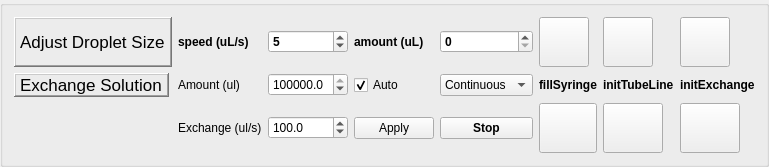
              <widget class="QGroupBox" name="groupBox_2">
               <property name="sizePolicy">
                <sizepolicy hsizetype="Minimum" vsizetype="Fixed">
                 <horstretch>0</horstretch>
                 <verstretch>0</verstretch>
                </sizepolicy>
               </property>
               <property name="maximumSize">
                <size>
                 <width>16777215</width>
                 <height>7000</height>
                </size>
               </property>
               <property name="font">
                <font>
                 <weight>75</weight>
                 <bold>true</bold>
                </font>
               </property>
               <property name="title">
                <string/>
               </property>
               <layout class="QGridLayout" name="gridLayout_2">
                <item row="2" column="0">
                 <widget class="QLabel" name="label_23">
                  <property name="sizePolicy">
                   <sizepolicy hsizetype="Fixed" vsizetype="Preferred">
                    <horstretch>0</horstretch>
                    <verstretch>0</verstretch>
                   </sizepolicy>
                  </property>
                  <property name="font">
                   <font>
                    <pointsize>13</pointsize>
                    <weight>50</weight>
                    <bold>false</bold>
                   </font>
                  </property>
                  <property name="frameShape">
                   <enum>QFrame::WinPanel</enum>
                  </property>
                  <property name="frameShadow">
                   <enum>QFrame::Raised</enum>
                  </property>
                  <property name="text">
                   <string>Exchange Solution</string>
                  </property>
                 </widget>
                </item>
                <item row="0" column="6">
                 <widget class="QSpinBox" name="spinBox_amount">
                  <property name="maximum">
                   <number>10000</number>
                  </property>
                 </widget>
                </item>
                <item row="2" column="1">
                 <widget class="QLabel" name="label_43">
                  <property name="sizePolicy">
                   <sizepolicy hsizetype="Fixed" vsizetype="Preferred">
                    <horstretch>0</horstretch>
                    <verstretch>0</verstretch>
                   </sizepolicy>
                  </property>
                  <property name="font">
                   <font>
                    <weight>50</weight>
                    <bold>false</bold>
                   </font>
                  </property>
                  <property name="text">
                   <string>Amount (ul)</string>
                  </property>
                 </widget>
                </item>
                <item row="2" column="6">
                 <widget class="QComboBox" name="comboBox_exchange_mode">
                  <property name="sizePolicy">
                   <sizepolicy hsizetype="Fixed" vsizetype="Fixed">
                    <horstretch>0</horstretch>
                    <verstretch>0</verstretch>
                   </sizepolicy>
                  </property>
                  <property name="maximumSize">
                   <size>
                    <width>120</width>
                    <height>16777215</height>
                   </size>
                  </property>
                  <property name="font">
                   <font>
                    <weight>50</weight>
                    <bold>false</bold>
                   </font>
                  </property>
                  <item>
                   <property name="text">
                    <string>Continuous</string>
                   </property>
                  </item>
                  <item>
                   <property name="text">
                    <string>Intermittent</string>
                   </property>
                  </item>
                 </widget>
                </item>
                <item row="0" column="8">
                 <widget class="QPushButton" name="pushButton_fill_init_mode">
                  <property name="sizePolicy">
                   <sizepolicy hsizetype="Fixed" vsizetype="Fixed">
                    <horstretch>0</horstretch>
                    <verstretch>0</verstretch>
                   </sizepolicy>
                  </property>
                  <property name="minimumSize">
                   <size>
                    <width>50</width>
                    <height>50</height>
                   </size>
                  </property>
                  <property name="maximumSize">
                   <size>
                    <width>50</width>
                    <height>50</height>
                   </size>
                  </property>
                  <property name="font">
                   <font>
                    <weight>50</weight>
                    <bold>false</bold>
                   </font>
                  </property>
                  <property name="toolTip">
                   <string notr="true" comment="hello" extracomment="hello"/>
                  </property>
                  <property name="toolTipDuration">
                   <number>4000</number>
                  </property>
                  <property name="statusTip">
                   <string extracomment="hello"/>
                  </property>
                  <property name="whatsThis">
                   <string extracomment="hello"/>
                  </property>
                  <property name="text">
                   <string/>
                  </property>
                 </widget>
                </item>
                <item row="0" column="1">
                 <widget class="QLabel" name="label_3">
                  <property name="sizePolicy">
                   <sizepolicy hsizetype="Fixed" vsizetype="Preferred">
                    <horstretch>0</horstretch>
                    <verstretch>0</verstretch>
                   </sizepolicy>
                  </property>
                  <property name="text">
                   <string>speed (uL/s)</string>
                  </property>
                 </widget>
                </item>
                <item row="0" column="9">
                 <widget class="QPushButton" name="pushButton_dispense_init_mode">
                  <property name="sizePolicy">
                   <sizepolicy hsizetype="Fixed" vsizetype="Fixed">
                    <horstretch>0</horstretch>
                    <verstretch>0</verstretch>
                   </sizepolicy>
                  </property>
                  <property name="minimumSize">
                   <size>
                    <width>50</width>
                    <height>50</height>
                   </size>
                  </property>
                  <property name="maximumSize">
                   <size>
                    <width>50</width>
                    <height>50</height>
                   </size>
                  </property>
                  <property name="font">
                   <font>
                    <weight>50</weight>
                    <bold>false</bold>
                   </font>
                  </property>
                  <property name="text">
                   <string/>
                  </property>
                 </widget>
                </item>
                <item row="0" column="0">
                 <widget class="QLabel" name="label_14">
                  <property name="sizePolicy">
                   <sizepolicy hsizetype="Fixed" vsizetype="Preferred">
                    <horstretch>0</horstretch>
                    <verstretch>0</verstretch>
                   </sizepolicy>
                  </property>
                  <property name="font">
                   <font>
                    <pointsize>13</pointsize>
                    <weight>50</weight>
                    <bold>false</bold>
                    <strikeout>false</strikeout>
                   </font>
                  </property>
                  <property name="frameShape">
                   <enum>QFrame::WinPanel</enum>
                  </property>
                  <property name="frameShadow">
                   <enum>QFrame::Raised</enum>
                  </property>
                  <property name="text">
                   <string>Adjust Droplet Size</string>
                  </property>
                 </widget>
                </item>
                <item row="2" column="3">
                 <widget class="QDoubleSpinBox" name="doubleSpinBox_exchange_amount">
                  <property name="sizePolicy">
                   <sizepolicy hsizetype="Fixed" vsizetype="Fixed">
                    <horstretch>0</horstretch>
                    <verstretch>0</verstretch>
                   </sizepolicy>
                  </property>
                  <property name="minimumSize">
                   <size>
                    <width>80</width>
                    <height>0</height>
                   </size>
                  </property>
                  <property name="font">
                   <font>
                    <weight>50</weight>
                    <bold>false</bold>
                   </font>
                  </property>
                  <property name="decimals">
                   <number>1</number>
                  </property>
                  <property name="maximum">
                   <double>250000.000000000000000</double>
                  </property>
                  <property name="singleStep">
                   <double>1.000000000000000</double>
                  </property>
                  <property name="value">
                   <double>250000.000000000000000</double>
                  </property>
                 </widget>
                </item>
                <item row="0" column="4">
                 <widget class="QLabel" name="label_46">
                  <property name="text">
                   <string>amount (uL)</string>
                  </property>
                 </widget>
                </item>
                <item row="0" column="3">
                 <widget class="QSpinBox" name="spinBox_speed">
                  <property name="maximum">
                   <number>1000</number>
                  </property>
                  <property name="value">
                   <number>5</number>
                  </property>
                 </widget>
                </item>
                <item row="2" column="8">
                 <widget class="QLabel" name="label_24">
                  <property name="text">
                   <string>fillSyringe</string>
                  </property>
                 </widget>
                </item>
                <item row="3" column="1">
                 <widget class="QLabel" name="label">
                  <property name="sizePolicy">
                   <sizepolicy hsizetype="Fixed" vsizetype="Preferred">
                    <horstretch>0</horstretch>
                    <verstretch>0</verstretch>
                   </sizepolicy>
                  </property>
                  <property name="font">
                   <font>
                    <weight>50</weight>
                    <bold>false</bold>
                   </font>
                  </property>
                  <property name="text">
                   <string>Exchange (ul/s)</string>
                  </property>
                 </widget>
                </item>
                <item row="2" column="4">
                 <widget class="QCheckBox" name="checkBox_auto">
                  <property name="sizePolicy">
                   <sizepolicy hsizetype="Fixed" vsizetype="Fixed">
                    <horstretch>0</horstretch>
                    <verstretch>0</verstretch>
                   </sizepolicy>
                  </property>
                  <property name="font">
                   <font>
                    <weight>50</weight>
                    <bold>false</bold>
                   </font>
                  </property>
                  <property name="text">
                   <string>Auto</string>
                  </property>
                  <property name="checked">
                   <bool>true</bool>
                  </property>
                 </widget>
                </item>
                <item row="3" column="3">
                 <widget class="QDoubleSpinBox" name="doubleSpinBox">
                  <property name="sizePolicy">
                   <sizepolicy hsizetype="Fixed" vsizetype="Fixed">
                    <horstretch>0</horstretch>
                    <verstretch>0</verstretch>
                   </sizepolicy>
                  </property>
                  <property name="minimumSize">
                   <size>
                    <width>80</width>
                    <height>0</height>
                   </size>
                  </property>
                  <property name="maximumSize">
                   <size>
                    <width>80</width>
                    <height>16777215</height>
                   </size>
                  </property>
                  <property name="font">
                   <font>
                    <weight>50</weight>
                    <bold>false</bold>
                   </font>
                  </property>
                  <property name="decimals">
                   <number>1</number>
                  </property>
                  <property name="maximum">
                   <double>5000.000000000000000</double>
                  </property>
                  <property name="singleStep">
                   <double>1.000000000000000</double>
                  </property>
                  <property name="value">
                   <double>100.000000000000000</double>
                  </property>
                 </widget>
                </item>
                <item row="3" column="4">
                 <widget class="QPushButton" name="pushButton_2">
                  <property name="sizePolicy">
                   <sizepolicy hsizetype="Fixed" vsizetype="Fixed">
                    <horstretch>0</horstretch>
                    <verstretch>0</verstretch>
                   </sizepolicy>
                  </property>
                  <property name="font">
                   <font>
                    <weight>50</weight>
                    <bold>false</bold>
                   </font>
                  </property>
                  <property name="text">
                   <string>Apply</string>
                  </property>
                 </widget>
                </item>
                <item row="3" column="8">
                 <widget class="QPushButton" name="pushButton_fill_syringe">
                  <property name="minimumSize">
                   <size>
                    <width>50</width>
                    <height>50</height>
                   </size>
                  </property>
                  <property name="maximumSize">
                   <size>
                    <width>60</width>
                    <height>60</height>
                   </size>
                  </property>
                  <property name="text">
                   <string/>
                  </property>
                 </widget>
                </item>
                <item row="3" column="6">
                 <widget class="QPushButton" name="pushButton_stop">
                  <property name="text">
                   <string>Stop</string>
                  </property>
                 </widget>
                </item>
                <item row="0" column="10">
                 <widget class="QPushButton" name="pushButton_exchange">
                  <property name="sizePolicy">
                   <sizepolicy hsizetype="Fixed" vsizetype="Fixed">
                    <horstretch>0</horstretch>
                    <verstretch>0</verstretch>
                   </sizepolicy>
                  </property>
                  <property name="minimumSize">
                   <size>
                    <width>50</width>
                    <height>50</height>
                   </size>
                  </property>
                  <property name="maximumSize">
                   <size>
                    <width>50</width>
                    <height>50</height>
                   </size>
                  </property>
                  <property name="font">
                   <font>
                    <weight>50</weight>
                    <bold>false</bold>
                   </font>
                  </property>
                  <property name="text">
                   <string/>
                  </property>
                 </widget>
                </item>
                <item row="2" column="10">
                 <widget class="QLabel" name="label_26">
                  <property name="text">
                   <string>initExchange</string>
                  </property>
                 </widget>
                </item>
                <item row="3" column="10">
                 <widget class="QPushButton" name="pushButton_start">
                  <property name="sizePolicy">
                   <sizepolicy hsizetype="Fixed" vsizetype="Fixed">
                    <horstretch>0</horstretch>
                    <verstretch>0</verstretch>
                   </sizepolicy>
                  </property>
                  <property name="minimumSize">
                   <size>
                    <width>50</width>
                    <height>50</height>
                   </size>
                  </property>
                  <property name="maximumSize">
                   <size>
                    <width>60</width>
                    <height>60</height>
                   </size>
                  </property>
                  <property name="font">
                   <font>
                    <weight>50</weight>
                    <bold>false</bold>
                   </font>
                  </property>
                  <property name="text">
                   <string/>
                  </property>
                 </widget>
                </item>
                <item row="2" column="9">
                 <widget class="QLabel" name="label_25">
                  <property name="text">
                   <string>initTubeLine</string>
                  </property>
                 </widget>
                </item>
                <item row="3" column="9">
                 <widget class="QPushButton" name="pushButton_init_line">
                  <property name="sizePolicy">
                   <sizepolicy hsizetype="Fixed" vsizetype="Fixed">
                    <horstretch>0</horstretch>
                    <verstretch>0</verstretch>
                   </sizepolicy>
                  </property>
                  <property name="minimumSize">
                   <size>
                    <width>50</width>
                    <height>50</height>
                   </size>
                  </property>
                  <property name="maximumSize">
                   <size>
                    <width>60</width>
                    <height>60</height>
                   </size>
                  </property>
                  <property name="text">
                   <string/>
                  </property>
                 </widget>
                </item>
               </layout>
              </widget>
